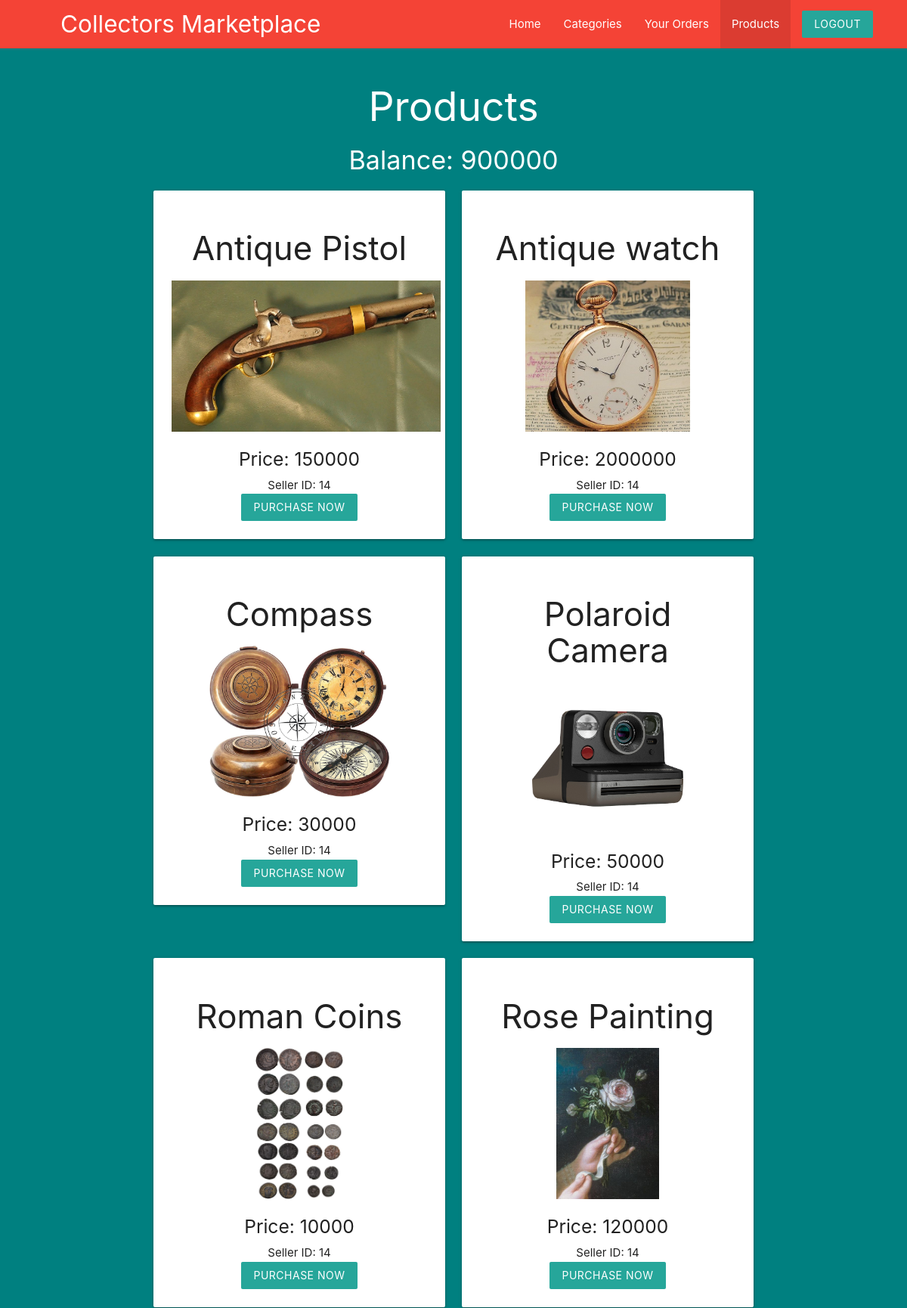
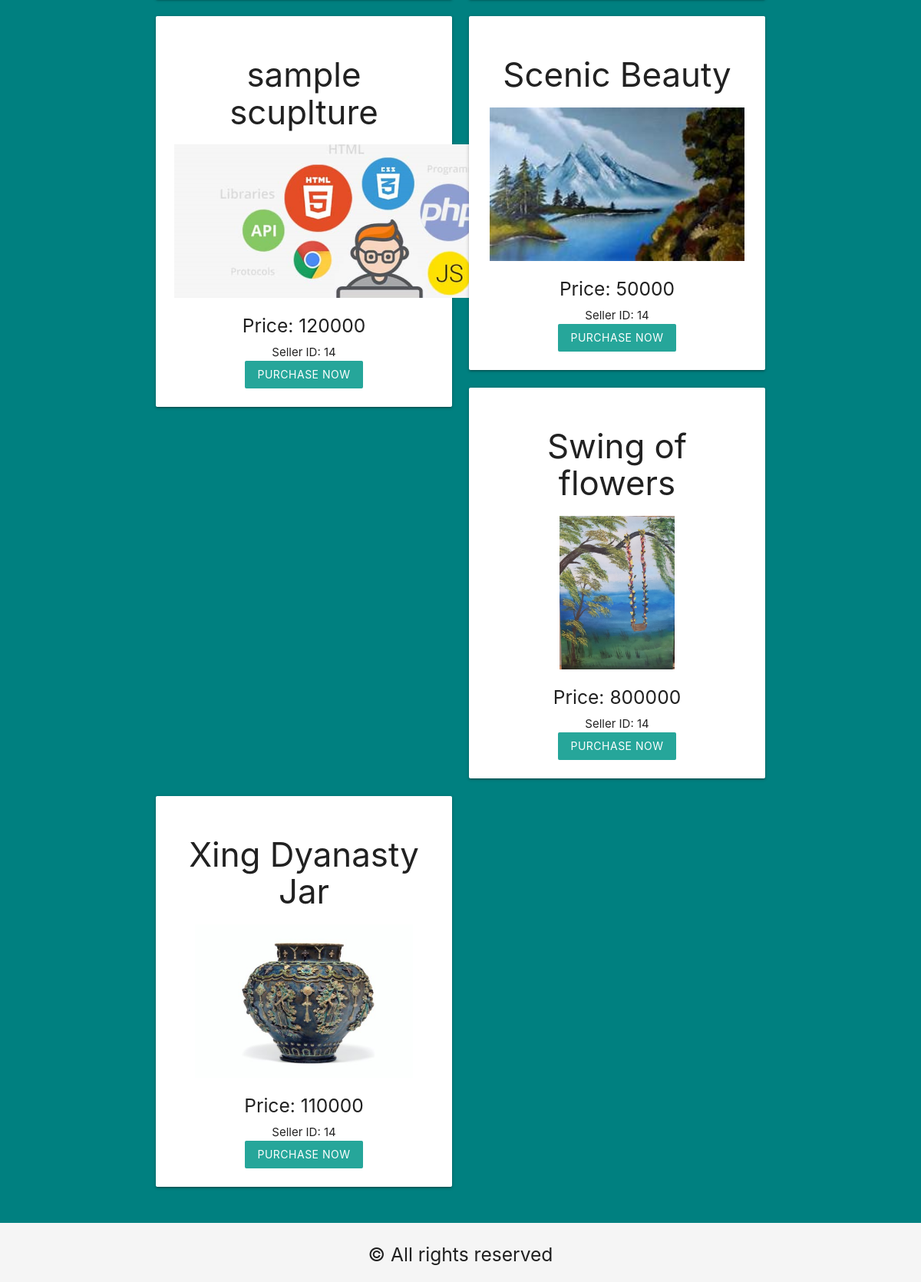
Screenshot of /user/All_products.php (signed in) with the database file from the repository (2 pictures, top to bottom).
### tables this page shows
CREATE TABLE `customers` (
  `cust_id` int(5) NOT NULL,
  `cust_username` varchar(50) NOT NULL,
  `cust_pass` int(11) NOT NULL,
  `cust_name` varchar(20) NOT NULL,
  `cust_addr` text NOT NULL,
  `cust_email` varchar(50) NOT NULL,
  `cust_image` varchar(255) NOT NULL,
  `cust_phone` bigint(10) NOT NULL,
  `cust_balance` int(5) NOT NULL
);

CREATE TABLE `product` (
  `product_id` int(5) NOT NULL,
  `cat_id` int(11) NOT NULL DEFAULT 404,
  `seller_id` int(11) NOT NULL,
  `product_name` varchar(50) NOT NULL,
  `product_price` int(11) NOT NULL,
  `product_img` varchar(255) NOT NULL,
  `timestamp_add` timestamp NOT NULL DEFAULT current_timestamp(),
  `status` int(1) NOT NULL DEFAULT 1,
  `product_desc` text NOT NULL
);

### user/All_products.php (the view, shortened to what this page needs)
<?php
    include("../templates/database_conn.php");
    $uid=$_SESSION['USER_ID'];
    $he='';
    $sql1="SELECT * FROM `customers` WHERE cust_id ='$uid'";
    $res=mysqli_query($con,$sql1);
    $urow = mysqli_fetch_array($res, MYSQLI_ASSOC);
    if(isset($_GET['cat_id'])){
        $c=$_GET['cat_id'];
        $sql= "SELECT * FROM `product` WHERE `cat_id`='$c' and `status`=1 ORDER BY `product_name` asc ";
        $res=mysqli_query($con,$sql);
        $prods=mysqli_fetch_all($res,MYSQLI_ASSOC);
        $sql1="SELECT `cat_name` from `category` where `cat_id`='$c' and `cat_status`=1";
        $res1=mysqli_query($con,$sql1);
        $prods1=mysqli_fetch_array($res1,MYSQLI_ASSOC);
        $count=mysqli_num_rows($res1);
        if($count<1){
            header("location:user_categories.php");
        }
        else{
            $he ="in ".$prods1['cat_name']." category";
        }
    }
    else{
        $sql= "SELECT * FROM `product` WHERE `status`=1 ORDER BY `product_name` asc ";
        $res=mysqli_query($con,$sql);
        $prods=mysqli_fetch_all($res,MYSQLI_ASSOC);
    }
?><!DOCTYPE html>
<html lang="en">
<head>
    <link rel="stylesheet" href="../templates/stylesheet.css">
    <link rel="stylesheet" href="https://cdnjs.cloudflare.com/ajax/libs/materialize/1.0.0/css/materialize.min.css">
</head>
<body class="grey lighten-4" >
<nav class="red z-depth-0" style="padding-right: 30px;padding-left: 80px;">
		<div>
			<a href="user_home.php" class="brand-logo brand-text hide-on-med-and-down">Collectors Marketplace</a>
            <ul id="nav-mobile" class="right">
                <li ><a href="user_home.php">Home</a></li>
                <li ><a href="user_categories.php">Categories</a></li>
                <li ><a href="user_orders.php">Your Orders</a></li>
                <li class="active"><a href="All_products.php">Products</a></li>
				<li><a href="user_logout.php" class="btn brand z-depth-0">Logout</a></li>
		    </ul>
		</div>
</nav>
<div class="blackbgbg">
<div class="container">
    <section>
    <div class="row">
    <h2 class="white-text" style="text-align:center;">Products <?php echo $he ;?></h2>
    <h4 class="white-text center">Balance: <?php echo $urow['cust_balance'];?></h4>
        <?php foreach($prods as $p){ ?>
            <div class="col s6 md3">
  				    <div class="card">
                      <center>
                        <div class="card-content">
                          <h3><?php print_r($p['product_name']); ?></h3>
                          <div>
                          <img src="<?php echo $p['product_img'];?>" height=200px>
                          <br>
                          <h5>Price: <?php echo $p['product_price'];?></h5>
                          <h7>Seller ID: <?php echo $p['seller_id'];?></h7>
                          <br>
                          <a href="#" class="btn brand z-depth-0">Purchase Now</a>
                          </div>
                        </div>
                        </center>
                    </div>
            </div>
        <?php } ?>
    </div>
    </section>
</div>
</div>
<section class="footer">
        <div class="container textcenter">
            <h5>© All rights reserved<br>
        </div>
</section>

### templates/stylesheet.css (style rules this page uses)
.container { width: 80%; margin: 0 auto; border: none; padding: 1%; }
.textcenter { text-align: center; }
.blackbgbg { background-color: teal; }

### rows the page displays
customers: cust_balance "900000"
product: value "Antique Pistol", product_img (placeholder picture), product_price "150000", seller "14"
product: value "Antique watch", product_img (picture), product_price "2000000", seller "14"
product: value "Compass", product_img (picture), product_price "30000", seller "14"
product: value "Polaroid Camera", product_img (picture), product_price "50000", seller "14"
product: value "Roman Coins", product_img (picture), product_price "10000", seller "14"
product: value "Rose Painting", product_img (picture), product_price "120000", seller "14"
product: value "sample scuplture", product_img (picture), product_price "120000", seller "14"
product: value "Scenic Beauty", product_img (picture), product_price "50000", seller "14"
product: value "Swing of flowers", product_img (picture), product_price "800000", seller "14"
product: value "Xing Dyanasty Jar", product_img (picture), product_price "110000", seller "14"
